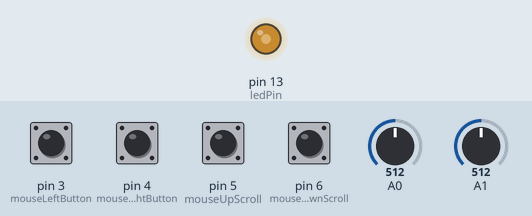
Recording of a sketch running on a simulated Arduino Leonardo, built with avr-gcc and run on an emulated ATmega32U4. Parts: output pins drawn as LEDs (lit = HIGH). Inputs (shaded band) come from the test bench; at power-on: pin 3 (mouseLeftButton), pin 4 (mouseRightButton), pin 5 (mouseUpScroll), pin 6 (mouseDownScroll) LOW, A0 = 512, A1 = 512. USB keyboard and mouse output is not drawn; what the sketch prints to the serial monitor is not drawn.

Above: at 1.2 s.
1.3 s: pin 3 (mouseLeftButton) pulled HIGH for 0.15 s
At 1.7 s:
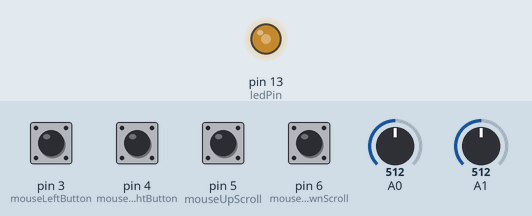
2.9 s: pin 4 (mouseRightButton) pulled HIGH for 1 s
At 3.61 s:
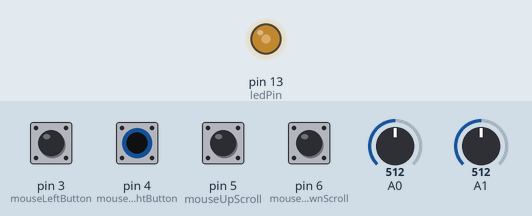
5.9 s: pin 5 (mouseUpScroll) pulled HIGH for 1 s
At 6.32 s:
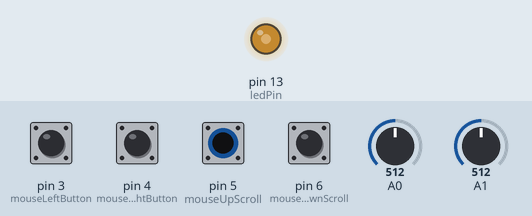
8.4 s: pin 6 (mouseDownScroll) pulled HIGH for 0.15 s
At 8.8 s:
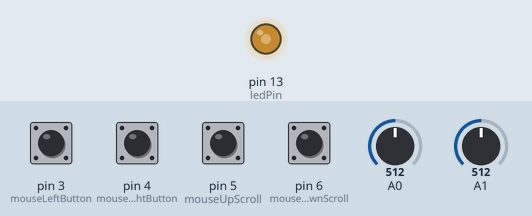
10.0 s: pin 3 (mouseLeftButton) pulled HIGH for 1 s
13.0 s: pin 5 (mouseUpScroll) pulled HIGH for 0.15 s
At 13.8 s:
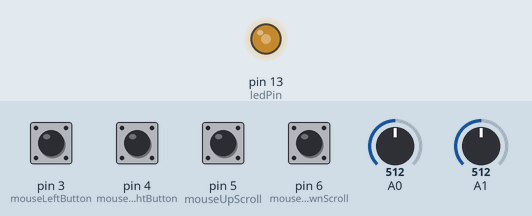
Timing chart, 0 to 15.6 s (numbered marks = the images above; inputs shaded):
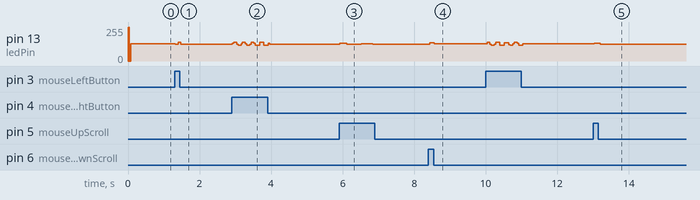

Measured:
- after the input at 1.3 s, pin 13 (ledPin): 130/255 → 124/255 at once, → 139/255 0.08 s later, → 125/255 0.08 s later
- after the input at 5.9 s, pin 13 (ledPin): 125/255 → 132/255 at once, → 125/255 0.20 s later, → 131/255 0.40 s later, → 125/255 0.32 s later
- after the input at 8.4 s, pin 13 (ledPin): 125/255 → 136/255 at once, → 128/255 0.12 s later
- after the input at 13.0 s, pin 13 (ledPin): 129/255 → 135/255 at once, → 125/255 0.16 s later

The sketch:

joystick5_24_19-325.ino
```cpp
#include <Mouse.h>

/*
  JoystickMouseControl

  Controls the mouse from a joystick on an Arduino Leonardo, Micro or Due.
  Uses a push button to turn on and off mouse control, and
  a second push button to click the left mouse button

  Hardware:
  2-axis joystick connected to pins A0 and A1
  push buttons connected to pin D2 and D3

  The mouse movement is always relative. This sketch reads
  two analog inputs that range from 0 to 1023 (or less on either end)
  and translates them into ranges of -6 to 6.
  The sketch assumes that the joystick resting values are around the
  middle of the range, but that they vary within a threshold.

  WARNING: When you use the Mouse.move() command, the Arduino takes
  over your mouse! Make sure you have control before you use the command.
  This sketch includes a push button to toggle the mouse control state, so
  you can turn on and off mouse control.

  created 15 Sept 2011
  updated 28 Mar 2012
  by Tom Igoe

  this code is in the public domain

*/


// set pin numbers for switch, joystick axes, and LED:
const int switchPin = 2; // switch to turn on and off mouse control
const int mouseLeftButton = 3; // input pin for the mouse left click pushButton
const int mouseRightButton = 4; // input pin for the mouse right click pushButton
const int mouseUpScroll = 5; // input pin for sscroll up
const int mouseDownScroll = 6; // input pin for sscroll up
const int minRange = 6;
const int maxRange = 40;
const signed char scrollLinesPerPress = 5;
const int xAxis = A0; // joystick X axis
const int yAxis = A1; // joystick Y axis
const int ledPin = 13; // Mouse control LED

// parameters for reading the joystick:
int range = 12;                    // output range of X or Y movement
int responseDelay = 5;             // response delay of the mouse, in ms
int threshold = range / 4;                 // resting threshold
int center = range / 2;            // resting position value

boolean mouseIsActive = false; // whether or not to control the mouse
int lastSwitchState = LOW; // previous switch state
int lastScrollUpState = LOW;
int lastScrollDownState = LOW;

/*
   reads an axis (0 or 1 for x or y) and scales the
   analog input range to a range from 0 to range
*/

int readAxis(int thisAxis) {
  // read the analog input:
  int rawReading = analogRead(thisAxis);

  // map the reading from the analog input range to the output range:
  int reading = map(rawReading, 0, 1023, 0, range);

  // if the output reading is outside from the
  // rest position threshold, use it:
  int distance = reading - center;
  if(abs(distance) <= threshold) {
      //Serial.println("Distance too small, settting to 0");
      distance = 0;
  }

  Serial.print("Axis= ");
  Serial.print(thisAxis);
  Serial.print("  Raw= ");
  Serial.print(rawReading);
  Serial.print("  Mapped=");
  Serial.print(reading);
  Serial.print("  threshold=");
  Serial.print(threshold);
  Serial.print("  distance=");
  Serial.print(distance);
  Serial.print("  Range=");
  Serial.println(range);

  // return the distance for this axis:
  return distance;
}

void setup() {
  pinMode(switchPin, INPUT);
  pinMode(mouseLeftButton, INPUT);
  pinMode(mouseRightButton, INPUT);
  pinMode(ledPin, OUTPUT); // the LED pin
  Serial.begin(9600);
  // take control of the mouse:
  Mouse.begin();
}

void loop() {
  // WAS read the switch:, but we always want it on now
  // int switchState = digitalRead(switchPin);
  int switchState = HIGH;
  // if it's changed and it's high, toggle the mouse state:

  if (switchState == HIGH) {
    mouseIsActive = !mouseIsActive;
    // turn on LED to indicate mouse state:
    digitalWrite(ledPin, mouseIsActive);

    // save switch state for next comparison:
    lastSwitchState = switchState;

    // read and scale the two axes:
    int xReading = readAxis(xAxis);
    int yReading = readAxis(yAxis);


    // if the mouse control state is active, move the mouse:
    if (mouseIsActive) {
      Mouse.move(-xReading, yReading, 0);
    }

    // read the mouse button and click or not click:
    // if the mouse button is pressed:
    if (digitalRead(mouseLeftButton) == HIGH) {
      // if the mouse is not pressed, press it:
      Serial.println("Left pushed");

      // If the right button and a scroll button is also pressed, then adjust joystick range
      if (digitalRead(mouseRightButton) == HIGH) {
        if (digitalRead(mouseUpScroll) == HIGH && range < maxRange) {
          range++;
          Serial.println("INCREASING RANGE");
        } else if (digitalRead(mouseDownScroll) == HIGH && range > minRange) {
          range--;
          Serial.println("INCREASING RANGE");
        }

        // recalculate ranges
        threshold = range / 4;         // resting threshold
        center = range / 2;            // resting position value
      } else {
        if (!Mouse.isPressed(MOUSE_LEFT)) {
          Serial.println("Mouse left button DOWN");
          Mouse.press(MOUSE_LEFT);
        }
      }
    }
    // else the mouse button is not pressed:
    else {
      // if the mouse is pressed, release it:
      if (Mouse.isPressed(MOUSE_LEFT)) {
        Serial.println("Mouse left button UP");
        Mouse.release(MOUSE_LEFT);
      }
    }

    // read the right mouse button and click or not click:
    // if the mouse button is pressed:
    if (digitalRead(mouseRightButton) == HIGH) {
      Serial.println("Right pushed");
      // if the mouse is not pressed, press it:
      if (!Mouse.isPressed(MOUSE_RIGHT)) {
        Serial.println("Mouse right button DOWN");
        Mouse.press(MOUSE_RIGHT);
      }
    }
    // else the mouse button is not pressed:
    else {
      // if the mouse is pressed, release it:
      if (Mouse.isPressed(MOUSE_RIGHT)) {
        Serial.println("Mouse right button UP");
        Mouse.release(MOUSE_RIGHT);
      }
    }

    // read the scroll up button:
    // if the mouse button is pressed:
    if (digitalRead(mouseUpScroll) == HIGH) {
      Serial.println("Scroll up pushed");
      if (lastScrollUpState == LOW) {
        Serial.println("Scrolling UP");
        for (int x = 0; x < scrollLinesPerPress; x++) {
          Mouse.move(0, 0, -1);
        }
        lastScrollUpState = HIGH;
      }
    }
    else {
      if (lastScrollUpState == HIGH) {
        Serial.println("Resetting scroll UP");
        lastScrollUpState = LOW;
      }
    }


    // read the scroll down button:
    // if the mouse button is pressed:
    if (digitalRead(mouseDownScroll) == HIGH) {
      Serial.println("Scroll down pushed");
      if (lastScrollDownState == LOW) {
        Serial.println("Scrolling DOWN");
        for (int x = 0; x < scrollLinesPerPress; x++) {
          Mouse.move(0, 0, 1);
        }
        lastScrollDownState = HIGH;
      }
    }
    else {
      if (lastScrollDownState == HIGH) {
        lastScrollDownState = LOW;
      }
    }

    delay(responseDelay);
  }
}
```
